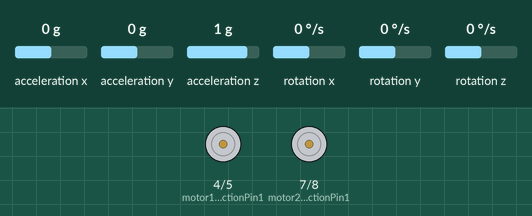
This sketch was run on a simulated Arduino Uno, built with avr-gcc and run on an emulated ATmega328P. Shown: motor-driver pin pairs drawn as motors (green arrow = first pin HIGH = forward, orange = second pin HIGH = backward, longer = more drive, scaled by the enable pin). The test bench sets the inputs (shaded band); at power-on: acceleration y 0 g, acceleration x 0 g, acceleration z 1 g, rotation x 0 °/s, rotation y 0 °/s, rotation z 0 °/s. What the sketch prints to the serial monitor is not drawn.

Above: at 2.2 s.
2.3 s: acceleration y set to -1.4 g
At 2.9 s:
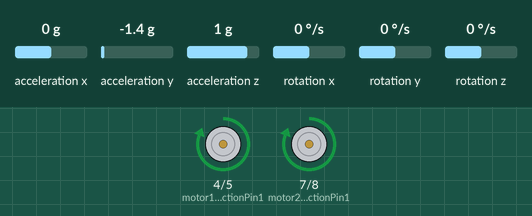
3.8 s: acceleration y set to 0.8 g
At 3.95 s:
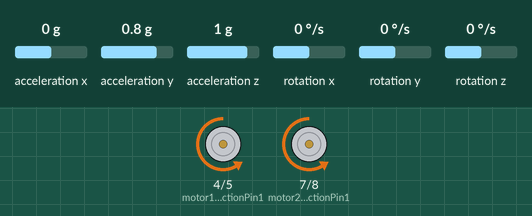
6.8 s: acceleration x set to -1.4 g
At 7.9 s:
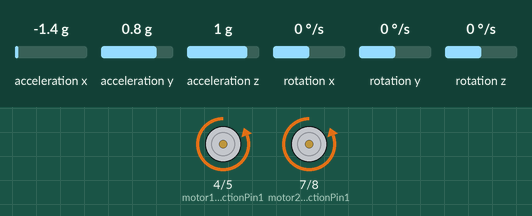
8.3 s: acceleration z set to -1.4 g
At 8.8 s:
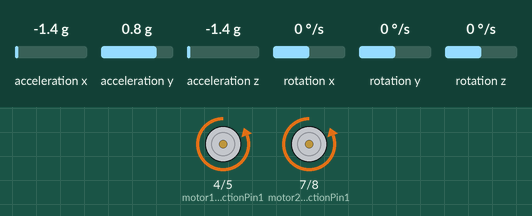
9.8 s: acceleration y set to -0.8 g
12.8 s: acceleration y set to 1.4 g
Timing chart, 0 to 15.3 s (numbered marks = the images above; inputs shaded):
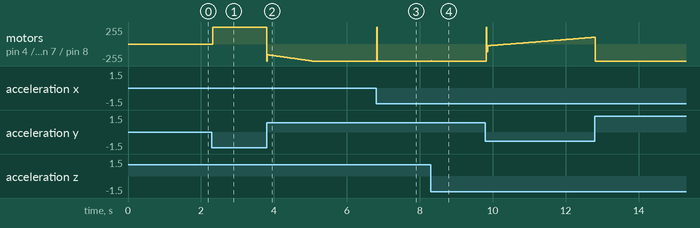

Measured:
- after the input at 2.3 s, motor on pin 4 (motor1DirectionPin1) / pin 5 (motor1DirectionPin2), motor on pin 7 (motor2DirectionPin1) / pin 8 (motor2DirectionPin2): stopped → forward 255/255 at once
- after the input at 6.8 s, motor on pin 4 (motor1DirectionPin1) / pin 5 (motor1DirectionPin2), motor on pin 7 (motor2DirectionPin1) / pin 8 (motor2DirectionPin2): backward 255/255 → forward 255/255 at once, → backward 255/255 0.01 s later
- after the input at 8.3 s, motor on pin 4 (motor1DirectionPin1) / pin 5 (motor1DirectionPin2), motor on pin 7 (motor2DirectionPin1) / pin 8 (motor2DirectionPin2): backward 255/255 → backward 254/255 at once, → backward 255/255 0.01 s later

The sketch:

main.ino
```cpp
#include "selfbalancingrobot.h"

#define motor1SpeedPin 3
#define motor1DirectionPin1 4
#define motor1DirectionPin2 5

#define motor2SpeedPin 6
#define motor2DirectionPin1 7
#define motor2DirectionPin2 8

#define dtCoefficent 1000
#define setPoint  0
#define kP 8.3
#define kI 2
#define kD 1
#define upperLimitForSum 1000
#define lowerLimitForSum -1000

SelfBalancingRobot kaanRobot(motor1SpeedPin,motor1DirectionPin1,motor1DirectionPin2,motor2SpeedPin,motor2DirectionPin1,\
                             motor2DirectionPin2,dtCoefficent,setPoint,kP,kI,kD,lowerLimitForSum,upperLimitForSum);

void setup()
{
   Serial.begin(115200);
   Wire.begin();
   delay(1000);

   //because this can only be done AFTER Wire has begun
   kaanRobot.initialiseMpu();

   Serial.println("Setup succesful");

}


void loop()
{
  kaanRobot.getClosedLoopControl();
}
```

motor.cpp
```cpp
#include "motor.h"


Motor::Motor(pin speedPin,pin directionControlPin1,pin directionControlPin2)
{

this->directionControlPin1 = directionControlPin1;
this->directionControlPin2 = directionControlPin2;
this->speedPin = speedPin;

pinMode(directionControlPin1,OUTPUT);
pinMode(directionControlPin2,OUTPUT);
pinMode(speedPin,OUTPUT);

}

void Motor::forwardWithSpeed(speed speedParam)
{
  analogWrite(speedPin,speedParam);
  digitalWrite(directionControlPin1,HIGH);
  digitalWrite(directionControlPin2,LOW);
}

void Motor::backwardWithSpeed(speed speedParam)
{
  analogWrite(speedPin,speedParam);
  digitalWrite(directionControlPin1,LOW);
  digitalWrite(directionControlPin2,HIGH);
}

void Motor::invertDirection()
{
  direction = !direction;
}

void Motor::driveMotor(speed speedParam)
{
  bool positiveDirection;
  if(speedParam>0)
  {
    positiveDirection = true;
  }
  else
  {
    positiveDirection = false;
  }

  //I know it looks confusing, think of it like a 2x2 matrix
  if(positiveDirection==direction)
  {
    forwardWithSpeed(speedParam);
  }
  else
  {
    speedParam*=-1;
    backwardWithSpeed(speedParam);
  }
}
```

motor.h
```cpp
#ifndef KAAN_MOTOR_H
#define KAAN_MOTOR_H

#include "Arduino.h"

typedef int speed;
typedef unsigned short int pin;

class Motor
{
  //speed pin shall be a PWM pin
  //direction pins can be any digital pin
  pin speedPin;
  pin directionControlPin1;
  pin directionControlPin2;
  bool direction = true;

  void forwardWithSpeed(speed speedParam);
  void backwardWithSpeed(speed speedParam);
public:

  Motor(pin speedPin,pin directionControlPin1,pin directionControlPin2);
  void invertDirection();
  void driveMotor(speed speedParam);


};

#endif
```

pid.cpp
```cpp
#include "pid.h"

PIDController::PIDController(float dtCoefficent,float setPoint, float kP, float kI, float kD,float lowerLimitForSum, float upperLimitForSum)
{
  this->dtCoefficent = dtCoefficent;
  this->setPoint = setPoint;
  this->kP = kP;
  this->kI = kI;
  this->kD = kD;
}

float PIDController::getP(float pos)
{
   float error = (setPoint-pos);
  return (kP*error);
}

float PIDController::getI(float pos)
{
  float error = (setPoint-pos);
  integralSum += error*dt;
  return (kI*integralSum);
}

float PIDController::getD(float pos)
{
  float error = (setPoint-pos);
  float derivative = (error-previousError)/dt;
  previousError = error;
  return (kD*derivative);
}

void PIDController::printValues(float P, float I, float D)
{
  Serial.print("P:");
  Serial.println(P);

  Serial.print("I:");
  Serial.println(I);

  Serial.print("D:");
  Serial.println(D);

  Serial.println("");
}

float PIDController::getSum(float pos)
{
  float now = millis();
  dt = (now-lastTime)/dtCoefficent;
  lastTime = now;

  float p = getP(pos);
  float i =  getI(pos);
  float d =  getD(pos);

  printValues(p,i,d);

  return ( p+i+d );
}
```

pid.h
```cpp
#ifndef KAAN_PID_H
#define KAAN_PID_H

#include "Arduino.h"

class PIDController
{


 float dtCoefficent;
 float setPoint;
 float lowerLimitForSum;
 float upperLimitForSum;

 float integralSum = 0;
 float previousError = 0;
 float lastTime = millis();
 float dt;

 float kP;
 float kI;
 float kD;

 public:

 PIDController(float dtCoefficent,float setPoint, float kP, float kI, float kD,float lowerLimitForSum, float upperLimitForSum);
 float getP(float pos);
 float getI(float pos);
 float getD(float pos);
 void  printValues(float P, float I, float D);
 float getSum(float pos);

};


#endif
```

selfbalancingrobot.cpp
```cpp
#include "selfbalancingrobot.h"

SelfBalancingRobot::SelfBalancingRobot(pin motor1SpeedPin, pin motor1DirectionPin1,\
 pin motor1DirectionPin2,pin motor2SpeedPin,pin motor2DirectionPin1,pin motor2DirectionPin2\
 ,float dtCoefficent,float setPoint, float kP, float kI, float kD,float lowerLimitForSum, float upperLimitForSum)
: motor1(motor1SpeedPin,motor1DirectionPin1,motor1DirectionPin2), motor2(motor2SpeedPin,motor2DirectionPin1,motor2DirectionPin2),\
 pidController(dtCoefficent,setPoint,kP,kI,kD,lowerLimitForSum,upperLimitForSum)
{

}

float SelfBalancingRobot::getSelfCorrectingCommand()
{

  mpuSensor.update();
  if(mpuSensor.update())
  {

  float pos = mpuSensor.getRoll();

  float correctiveCommand = pidController.getSum(pos);

  Serial.print("Corrective command: ");
  Serial.println(correctiveCommand);

  //map function, needs math revision
  //correctiveCommand = map(correctiveCommand,pidController.lowerLimitForSum,pidController.upperLimitForSum,-255,255);

  return correctiveCommand;
  }
  else
  {
    return -666.666;
  }

}

void SelfBalancingRobot::initialiseMpu()
{
     if (!mpuSensor.setup(0x68))
    {  // change to your own address
        while (true)
        {
            Serial.println("MPU connection failed. Please check your connection with `connection_check` example.");
            delay(5000);
        }
    }
}

void SelfBalancingRobot::getClosedLoopControl()
{
  float correctiveCommand = getSelfCorrectingCommand();
  if(correctiveCommand>255)
  {
    correctiveCommand=255;
  }
  else if(correctiveCommand<-255)
  {
    correctiveCommand=-255;
  }

  motor1.driveMotor(static_cast<speed>(correctiveCommand));
  motor2.driveMotor(static_cast<speed>(correctiveCommand));
}
```

selfbalancingrobot.h
```cpp
#ifndef KAAN_SELFBALANCINGROBOT_H
#define KAAN_SELFBALANCINGROBOT_H

#include "motor.h"
#include "pid.h"
#include <MPU9250.h>


class SelfBalancingRobot
{
  public:
  Motor motor1;
  Motor motor2;
  MPU9250 mpuSensor;
  PIDController pidController;

  SelfBalancingRobot(pin motor1SpeedPin,pin motor1DirectionPin1,pin motor1DirectionPin2,\
  pin motor2SpeedPin,pin motor2DirectionPin1,pin motor2DirectionPin2,float dtCoefficent,float setPoint,\
  float kP, float kI, float kD,float lowerLimitForSum, float upperLimitForSum);
  float getSelfCorrectingCommand();
  void getClosedLoopControl();
  void initialiseMpu();

};


#endif
```
